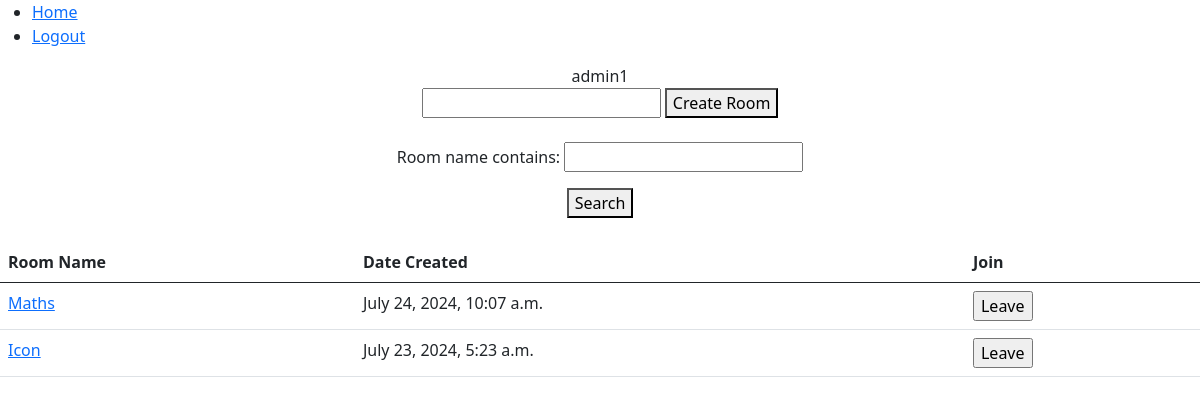
The app's page / (signed in) with its own data.
### chatapp/models.py (models this page shows, shortened)
class Room(models.Model):
    room_name = models.CharField(max_length=150, unique=True, primary_key=True)
    avatar = ResizedImageField(quality=70, upload_to='media/room', blank=True, null=True)
    members = models.ManyToManyField(Profile, blank=True)
    created_at = models.DateTimeField(auto_now_add=True)

### chatapp/views.py (the view)
# urls.py: 2. Add a URL to urlpatterns:  path('', views.home, name='home')
@login_required(login_url='signin')
def home(request):
    if request.method == 'POST':
        room_name = str(request.POST['room']).lower()
        user = request.user
        room = Room.objects.create(room_name=room_name, user=user)
        messages.info(request, 'room created')
        return redirect('home')
    form = RoomForm()
    room_filter = RoomFilter(request.GET, queryset=Room.objects.all())
    context = {
        "form": form,
        'filter': room_filter,
    }
    return render(request, 'home.html', context)

### chatapp/forms.py
class RoomForm(forms.Form):
    room_name = forms.CharField(max_length=50, required=True, widget=forms.TextInput(attrs={"placeholder":"create or join room"}))

### chatapp/templates/home.html (shortened to what this page needs)
{% include 'base.html' %}
{% load static %}
{% block content %}
<center>
    {{ request.user.username }}
    <form action="{% url 'create_room' %}" method="post">
        <input name="room_name" type="text" required minlength="3">
        <button type="submit">Create Room</button>
    </form>
    <form method="get">
        {{ filter.form.as_p }}
        <button type=submit">Search</button>
    </form>
    <table class="table">
        <thead>
            <tr>
                <th scope="col">Room Name</th>
                <th scope="col">Date Created</th>
                <th scope="col">Join</th>
            </tr>
        </thead>
        <tbody>
            {% for obj in filter.qs reversed %}
            <tr>
                <td> <a href="{% url 'chat' obj.room_name %}"> {{ obj.room_name }} </a></td>
                <td>{{ obj.created_at }}</td>
                <td>
                    <form action="{% url 'joinroom' %}" method="post">
                        {% if request.user.profile in obj.members.all %}
                        <input type="submit" value="Leave">
                        {% else %}
                        <input type="submit" value="Join">
                        {% endif %}
                    </form>
                </td>
            </tr>
            {% endfor %}
        </tbody>
    </table>
</center>
{% endblock %}

### records on screen
Room: room_name "Maths", created_at "July 24, 2024, 10:07 a.m."
Room: room_name "Icon", created_at "July 23, 2024, 5:23 a.m."

### other values on screen
{{ request.user.username }} "admin1"
